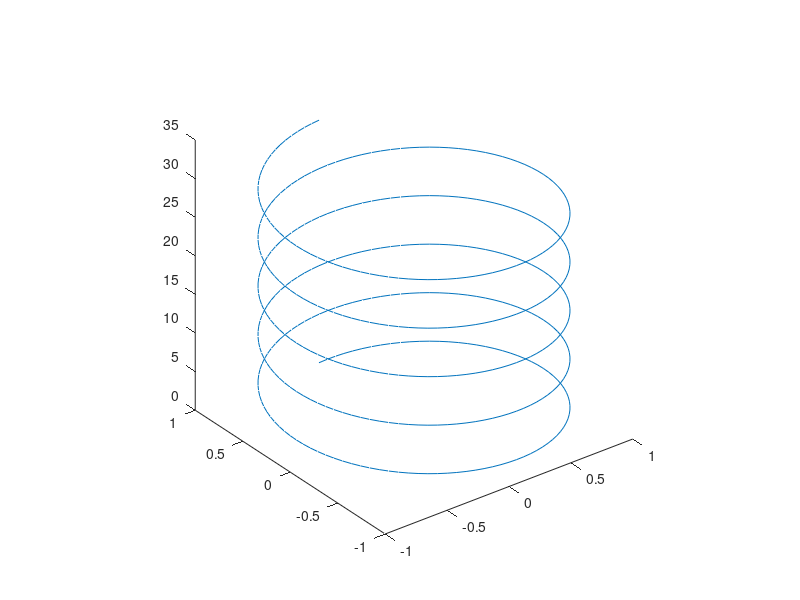

The MATLAB script that drew this image: (Note: this script raises an error after producing the figure.)
%=============================================================================
% Copyright (c) 2016-present Allan CORNET (Nelson)
%=============================================================================
% This file is part of Nelson.
%=============================================================================
% LICENCE_BLOCK_BEGIN
% SPDX-License-Identifier: LGPL-3.0-or-later
% LICENCE_BLOCK_END
%=============================================================================
% <--ADV-CLI MODE-->
%=============================================================================
f  = figure();
t = 0:pi/50:10*pi;
L = plot3(sin(t), cos(t), t);
axis square
assert_istrue(isgraphics(L, 'line'));
P = properties(L);
REF = {'BeingDeleted';
'BusyAction';
'Children';       
'Color';
'CreateFcn';
'DeleteFcn';          
'DisplayName';    
'Interruptible';
'LineStyle';      
'LineWidth';      
'Marker';         
'MarkerEdgeColor';
'MarkerFaceColor';
'MarkerSize';     
'Parent';         
'Tag';            
'Type';           
'UserData';       
'Visible';        
'XData';          
'XDataMode';      
'YData';          
'ZData'};
assert_isequal(P, REF);
%=============================================================================
f  = figure();
t = 0:0.1:10*pi;
r = linspace (0, 1, length(t));
z = linspace (0, 1, length(t));
h = plot3 (r .* cos (t), r .* sin (t), z);
ylabel ('r .* sin (t)');
xlabel ('r .* cos (t)');
zlabel ('z');
title (_('plot3 display of 3-D helix'));
axis square
%=============================================================================
